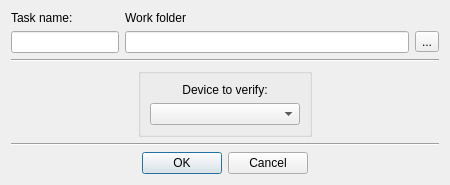
<?xml version="1.0" encoding="UTF-8"?>
<ui version="4.0">
 <class>VerifyDetectUi</class>
 <widget class="QDialog" name="VerifyDetectUi">
  <property name="geometry">
   <rect>
    <x>0</x>
    <y>0</y>
    <width>450</width>
    <height>183</height>
   </rect>
  </property>
  <property name="windowTitle">
   <string>Verification - Detect device</string>
  </property>
  <property name="windowIcon">
   <iconset resource="diskmasterui.qrc">
    <normaloff>:/DiskMasterUI/icons/verify_task.png</normaloff>:/DiskMasterUI/icons/verify_task.png</iconset>
  </property>
  <layout class="QVBoxLayout" name="verticalLayout_2">
   <item>
    <layout class="QHBoxLayout" name="horizontalLayout_6">
     <item>
      <layout class="QVBoxLayout" name="verticalLayout_3">
       <item>
        <widget class="QLabel" name="label_5">
         <property name="sizePolicy">
          <sizepolicy hsizetype="Preferred" vsizetype="Fixed">
           <horstretch>0</horstretch>
           <verstretch>0</verstretch>
          </sizepolicy>
         </property>
         <property name="text">
          <string>Task name:</string>
         </property>
        </widget>
       </item>
       <item>
        <widget class="QLineEdit" name="taskNameEdit_">
         <property name="sizePolicy">
          <sizepolicy hsizetype="Preferred" vsizetype="Fixed">
           <horstretch>0</horstretch>
           <verstretch>0</verstretch>
          </sizepolicy>
         </property>
        </widget>
       </item>
      </layout>
     </item>
     <item>
      <layout class="QVBoxLayout" name="verticalLayout_4">
       <item>
        <widget class="QLabel" name="label_6">
         <property name="sizePolicy">
          <sizepolicy hsizetype="Preferred" vsizetype="Fixed">
           <horstretch>0</horstretch>
           <verstretch>0</verstretch>
          </sizepolicy>
         </property>
         <property name="text">
          <string>&lt;html&gt;&lt;head/&gt;&lt;body&gt;&lt;p&gt;Work folder&lt;/p&gt;&lt;/body&gt;&lt;/html&gt;</string>
         </property>
        </widget>
       </item>
       <item>
        <layout class="QHBoxLayout" name="horizontalLayout_5">
         <item>
          <widget class="QLineEdit" name="workFolderEdit_"/>
         </item>
         <item>
          <widget class="QToolButton" name="openFolderButton_2">
           <property name="text">
            <string>...</string>
           </property>
           <property name="icon">
            <iconset resource="diskmasterui.qrc">
             <normaloff>:/DiskMasterUI/icons/folder_home.png</normaloff>:/DiskMasterUI/icons/folder_home.png</iconset>
           </property>
          </widget>
         </item>
        </layout>
       </item>
      </layout>
     </item>
    </layout>
   </item>
   <item>
    <widget class="Line" name="line">
     <property name="orientation">
      <enum>Qt::Horizontal</enum>
     </property>
    </widget>
   </item>
   <item>
    <layout class="QHBoxLayout" name="horizontalLayout_2">
     <item>
      <spacer name="horizontalSpacer_4">
       <property name="orientation">
        <enum>Qt::Horizontal</enum>
       </property>
       <property name="sizeHint" stdset="0">
        <size>
         <width>40</width>
         <height>20</height>
        </size>
       </property>
      </spacer>
     </item>
     <item>
      <widget class="QGroupBox" name="groupBox">
       <property name="title">
        <string/>
       </property>
       <layout class="QVBoxLayout" name="verticalLayout">
        <item>
         <layout class="QVBoxLayout" name="verticalLayout_5">
          <item>
           <widget class="QLabel" name="label">
            <property name="sizePolicy">
             <sizepolicy hsizetype="Fixed" vsizetype="Fixed">
              <horstretch>0</horstretch>
              <verstretch>0</verstretch>
             </sizepolicy>
            </property>
            <property name="minimumSize">
             <size>
              <width>150</width>
              <height>0</height>
             </size>
            </property>
            <property name="text">
             <string>Device to verify:</string>
            </property>
            <property name="alignment">
             <set>Qt::AlignCenter</set>
            </property>
           </widget>
          </item>
          <item>
           <widget class="QComboBox" name="verifyCombo_"/>
          </item>
         </layout>
        </item>
       </layout>
      </widget>
     </item>
     <item>
      <spacer name="horizontalSpacer_3">
       <property name="orientation">
        <enum>Qt::Horizontal</enum>
       </property>
       <property name="sizeHint" stdset="0">
        <size>
         <width>40</width>
         <height>20</height>
        </size>
       </property>
      </spacer>
     </item>
    </layout>
   </item>
   <item>
    <widget class="Line" name="line_2">
     <property name="orientation">
      <enum>Qt::Horizontal</enum>
     </property>
    </widget>
   </item>
   <item>
    <layout class="QHBoxLayout" name="horizontalLayout">
     <item>
      <spacer name="horizontalSpacer_2">
       <property name="orientation">
        <enum>Qt::Horizontal</enum>
       </property>
       <property name="sizeHint" stdset="0">
        <size>
         <width>40</width>
         <height>20</height>
        </size>
       </property>
      </spacer>
     </item>
     <item>
      <widget class="QPushButton" name="okButton">
       <property name="text">
        <string>OK</string>
       </property>
      </widget>
     </item>
     <item>
      <widget class="QPushButton" name="cancelButton">
       <property name="text">
        <string>Cancel</string>
       </property>
      </widget>
     </item>
     <item>
      <spacer name="horizontalSpacer">
       <property name="orientation">
        <enum>Qt::Horizontal</enum>
       </property>
       <property name="sizeHint" stdset="0">
        <size>
         <width>40</width>
         <height>20</height>
        </size>
       </property>
      </spacer>
     </item>
    </layout>
   </item>
  </layout>
 </widget>
 <resources>
  <include location="diskmasterui.qrc"/>
 </resources>
 <connections>
  <connection>
   <sender>okButton</sender>
   <signal>clicked()</signal>
   <receiver>VerifyDetectUi</receiver>
   <slot>accept()</slot>
   <hints>
    <hint type="sourcelabel">
     <x>198</x>
     <y>168</y>
    </hint>
    <hint type="destinationlabel">
     <x>233</x>
     <y>29</y>
    </hint>
   </hints>
  </connection>
  <connection>
   <sender>cancelButton</sender>
   <signal>clicked()</signal>
   <receiver>VerifyDetectUi</receiver>
   <slot>reject()</slot>
   <hints>
    <hint type="sourcelabel">
     <x>258</x>
     <y>172</y>
    </hint>
    <hint type="destinationlabel">
     <x>197</x>
     <y>125</y>
    </hint>
   </hints>
  </connection>
 </connections>
</ui>
